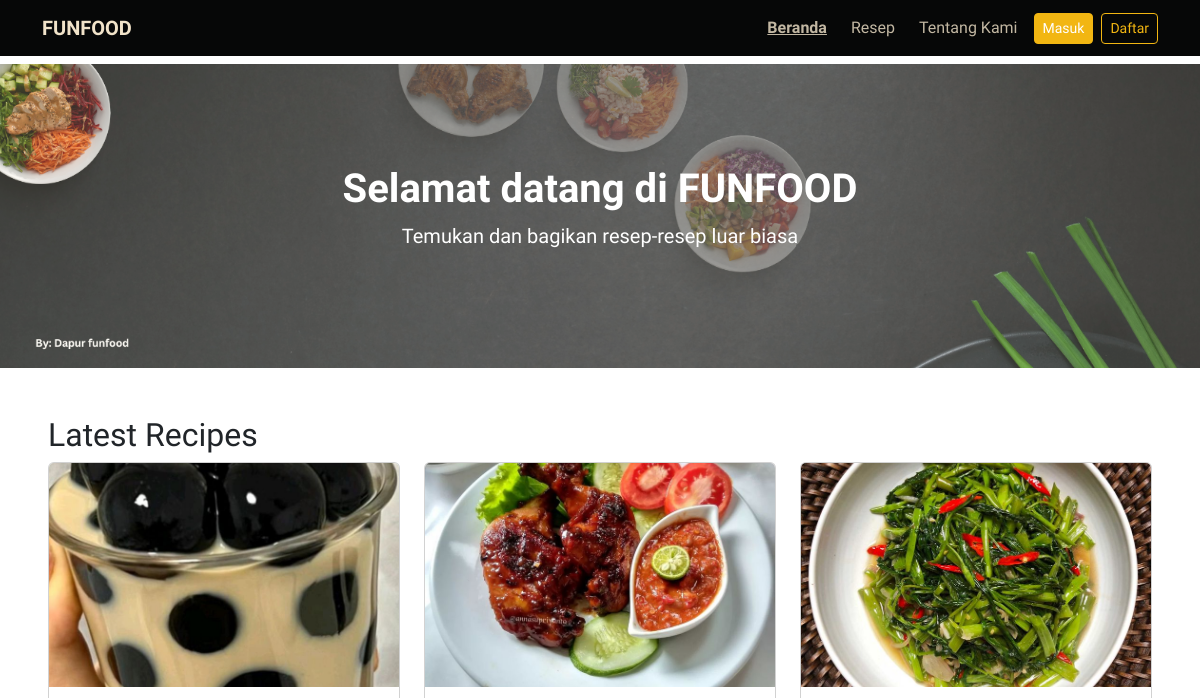
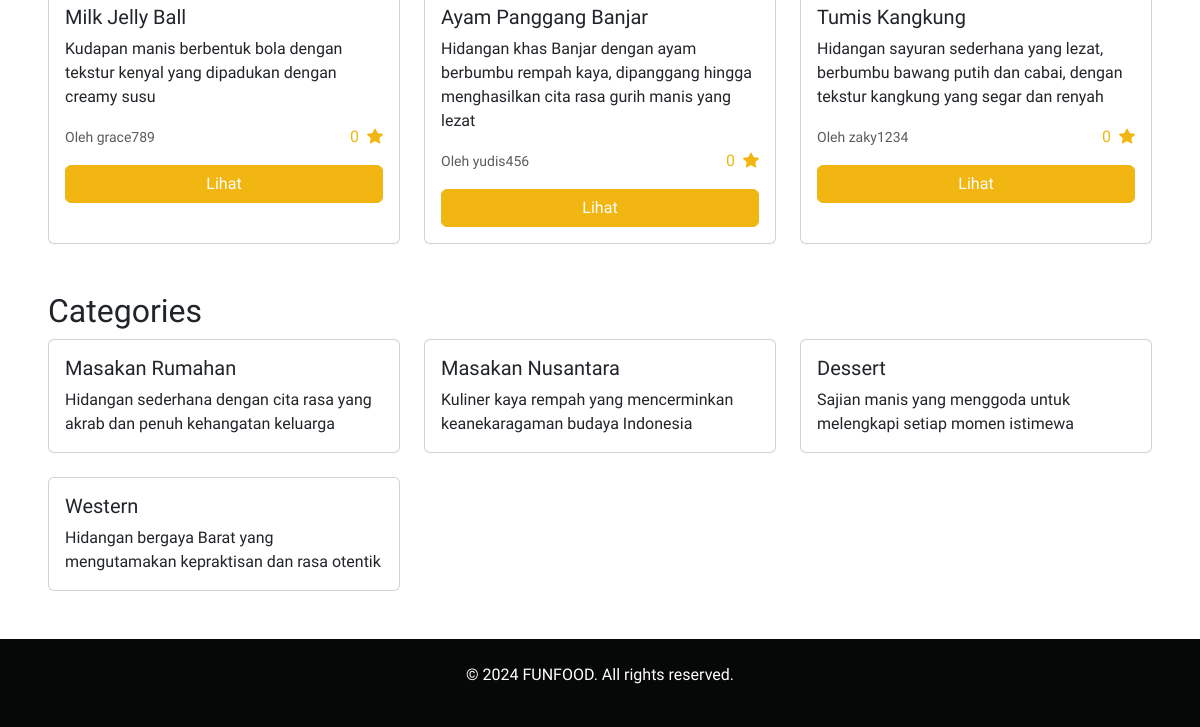
The app's page /, older data (2 pictures, top to bottom).
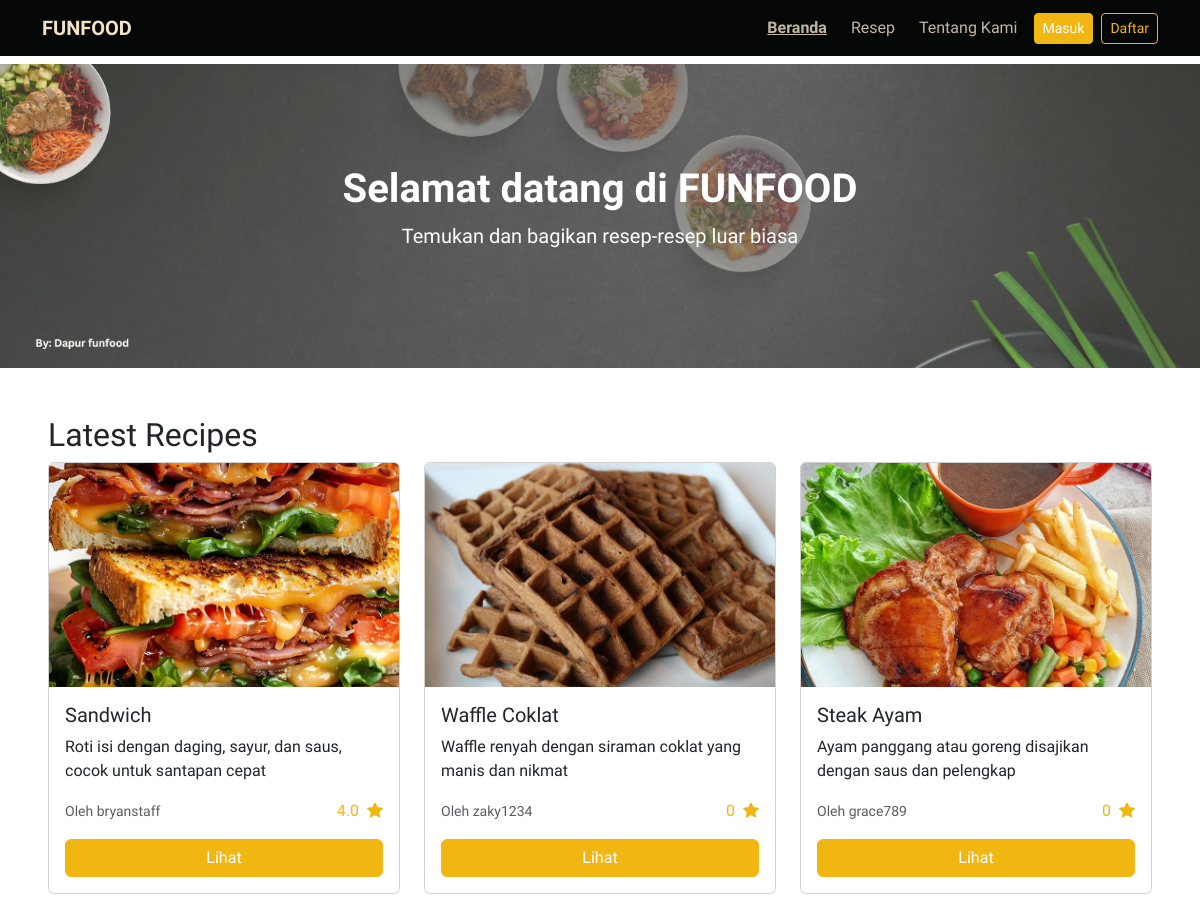
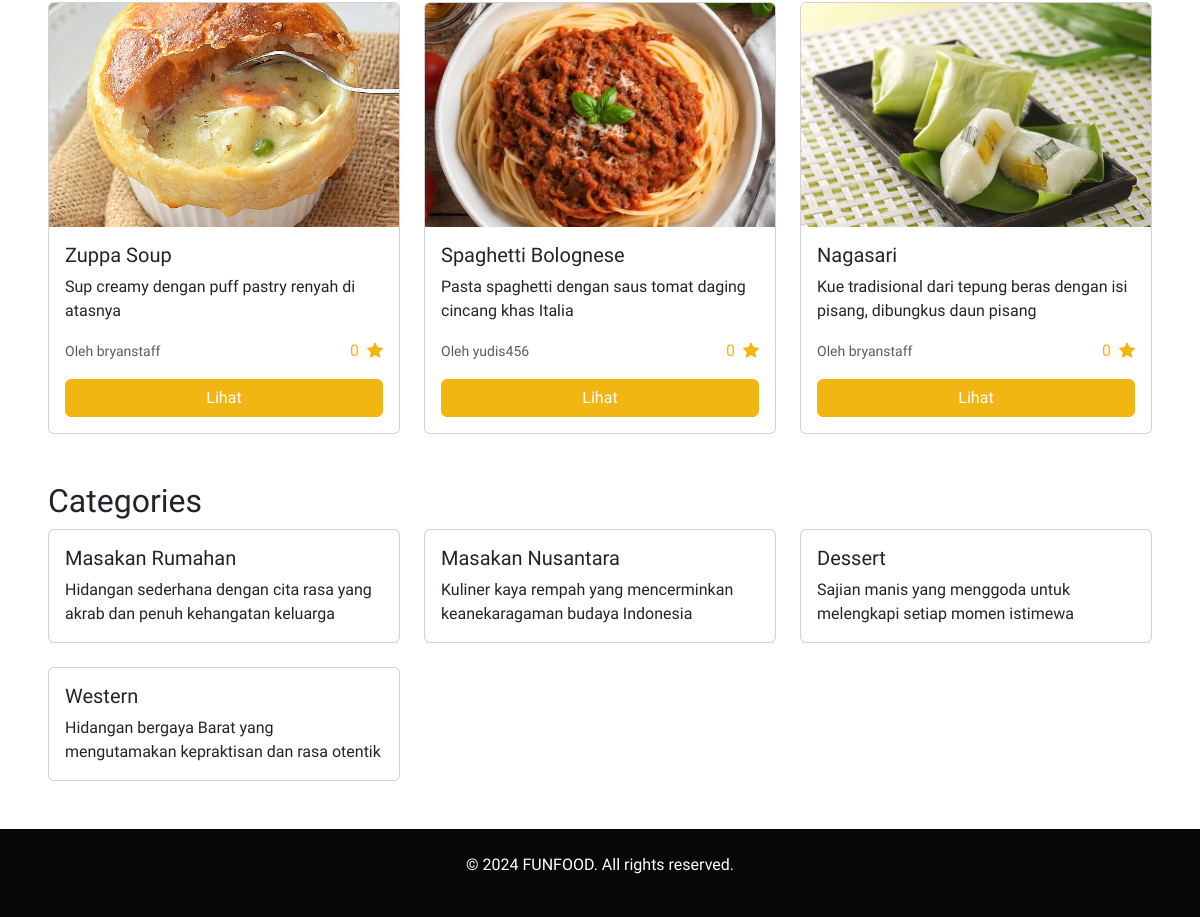
The same page, newer data (2 pictures, top to bottom).
### funfood_app/models.py (models this page shows, shortened)
class Recipe(models.Model):
    user = models.ForeignKey(CustomUser, on_delete=models.CASCADE, related_name='recipes')
    title = models.CharField(max_length=100)
    description = models.TextField()
    ingredients = models.TextField(help_text='Separate each ingredient with a newline.')
    steps = models.TextField(help_text='Separate each step with a newline.')
    image = models.ImageField(upload_to='recipe/', blank=True, null=True)
    category = models.ForeignKey('Category', on_delete=models.CASCADE, related_name='recipes')
    is_approved = models.BooleanField(default=False)
    created_at = models.DateTimeField(auto_now_add=True)
    def get_avg_rating(self):
        reviews = self.reviews.all()
        if reviews.exists():
            total_rating = sum(review.rating for review in reviews)
            return round(total_rating / reviews.count(), 2)
        return 0

class CustomUser(AbstractUser):
    nickname = models.CharField(max_length=20)
    phone_number = models.CharField(max_length=20, blank=True, null=True)
    profile_image = models.ImageField(upload_to='profile/', blank=True, null=True)

class Category(models.Model):
    name = models.CharField(max_length=50, unique=True)
    description = models.TextField()

class Review(models.Model):
    user = models.ForeignKey(CustomUser, on_delete=models.CASCADE, related_name='reviews')
    recipe = models.ForeignKey(Recipe, on_delete=models.CASCADE, related_name='reviews')
    rating = models.PositiveIntegerField()
    comment = models.TextField(blank=True)
    created_at = models.DateTimeField(auto_now_add=True)

### funfood_app/views.py (the view)
# urls.py: path('', views.HomeView.as_view(), name='home'),
class HomeView(TemplateView):
    template_name = 'public/home.html'
    def get(self, request, *args, **kwargs):
        if request.user.is_authenticated:
            if request.user.is_superuser:
                return redirect('admin_dashboard')
            elif request.user.is_staff:
                return redirect('staff_dashboard')
        return super().get(request, *args, **kwargs)
    def get_context_data(self, **kwargs):
        context = super().get_context_data(**kwargs)
        context["latest_recipes"] = Recipe.objects.filter(is_approved=True).order_by('-created_at')[:6]
        context["categories"] = Category.objects.all()[:6]
        return context

### templates/public/home.html (shortened to what this page needs)
{% extends '../base.html' %}
{% load static %}
{% block content %}
<section class="hero bg-light text-center">
  <div class="position-relative">
    <img src="{% static 'image/home.png' %}" alt="banner-home" class="img-fluid w-100" style="opacity: 0.8;">
    <div class="position-absolute top-50 start-50 translate-middle ">
      <h1 class="text-white fw-bold">Selamat datang di FUNFOOD</h1>
      <p class="lead text-white">Temukan dan bagikan resep-resep luar biasa</p>
    </div>
  </div>
</section>
<section class="m-5">
  <h2>Latest Recipes</h2>
  <div class="row g-4">
    {% for recipe in latest_recipes %}
    <div class="col-md-4">
      <div class="card h-100">
        {% if recipe.image %}
        <img
          src="{{ recipe.image.url }}"
          class="card-img-top object-fit-cover"
          alt="{{ recipe.title }}"
          style="height: 14rem"
        />
        {% endif %}
        <div class="card-body">
          <h5 class="card-title text-capitalize">{{ recipe.title }}</h5>
          <p class="card-text">{{ recipe.description|truncatewords:20|capfirst }}</p>
          <div class="d-flex justify-content-between align-items-center">
            <small class="text-muted"
              >Oleh {{ recipe.user.username }}</small
            >
            <div class="text-primary">
              <span class="me-1">{{ recipe.get_avg_rating }}</span>
              <i class="bi bi-star-fill"></i>
            </div>
          </div>
          <a href="{% url 'recipe_detail' recipe.pk %}" class="btn btn-primary w-100 mt-3">Lihat</a>
        </div>
      </div>
    </div>
    {% endfor %}
  </div>
</section>
<section class="m-5">
  <h2>Categories</h2>
  <div class="row g-4">
    {% for category in categories %}
    <div class="col-md-4">
      <div class="card h-100">
        <div class="card-body">
          <h5 class="card-title text-capitalize">{{ category.name }}</h5>
          <p class="card-text">{{ category.description|truncatewords:20|capfirst }}</p>
        </div>
      </div>
    </div>
    {% endfor %}
  </div>
</section>
{% endblock %}

Row changes from the older to the newer data that the page shows:
no longer on this page (row unchanged): Recipe: image (picture), title "Milk Jelly Ball", description "Kudapan manis berbentuk bola dengan tekstur kenyal yang dipadukan dengan creamy susu", user.username "grace789", get_avg_rating "0"
no longer on this page (row unchanged): Recipe: image (picture), title "Ayam Panggang Banjar", description "Hidangan khas Banjar dengan ayam berbumbu rempah kaya, dipanggang hingga menghasilkan cita rasa gurih manis yang lezat", user.username "yudis456", get_avg_rating "0"
no longer on this page (row unchanged): Recipe: image (picture), title "Tumis Kangkung", description "Hidangan sayuran sederhana yang lezat, berbumbu bawang putih dan cabai, dengan tekstur kangkung yang segar dan renyah", user.username "zaky1234", get_avg_rating "0"
added Recipe: image (picture), title "Sandwich", description "Roti isi dengan daging, sayur, dan saus, cocok untuk santapan cepat", user.username "bryanstaff", get_avg_rating "4.0"
added Recipe: image (picture), title "Waffle Coklat", description "Waffle renyah dengan siraman coklat yang manis dan nikmat", user.username "zaky1234", get_avg_rating "0"
added Recipe: image (picture), title "Steak Ayam", description "Ayam panggang atau goreng disajikan dengan saus dan pelengkap", user.username "grace789", get_avg_rating "0"
added Recipe: image (picture), title "Zuppa Soup", description "Sup creamy dengan puff pastry renyah di atasnya", user.username "bryanstaff", get_avg_rating "0"
added Recipe: image (picture), title "Spaghetti Bolognese", description "Pasta spaghetti dengan saus tomat daging cincang khas Italia", user.username "yudis456", get_avg_rating "0"
added Recipe: image (picture), title "Nagasari", description "Kue tradisional dari tepung beras dengan isi pisang, dibungkus daun pisang", user.username "bryanstaff", get_avg_rating "0"
